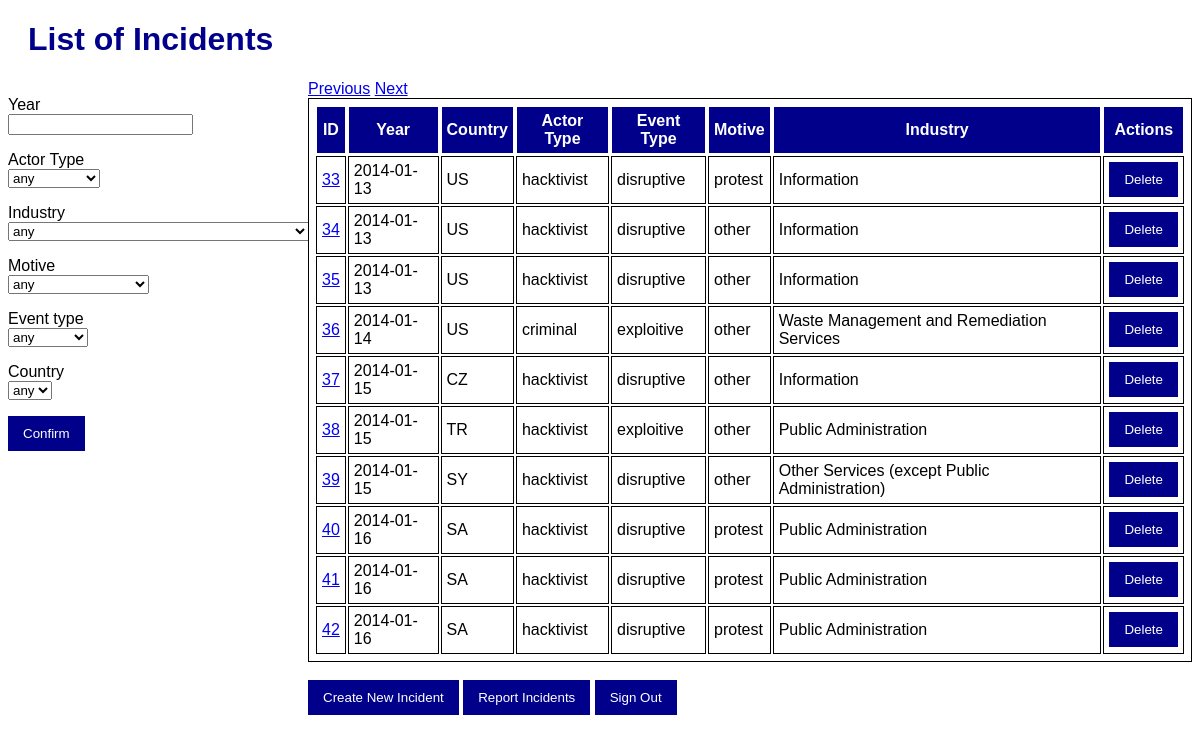
Screenshot of /incidents/search_list?page=4 with the database file from the repository.
### app/models.py (models this page shows, shortened)
class Incident(db.Model):
    __tablename__ = 'incidents'
    id = db.Column(db.Integer, primary_key=True)
    date = db.Column(db.Date, nullable=False)
    actor = db.Column(db.String, nullable=False)
    actor_type_code = db.Column(db.Integer, db.ForeignKey('actor_types.code'))
    actor_type = db.relationship('ActorType', backref='incidents', foreign_keys=[actor_type_code])
    organization = db.Column(db.String, nullable=False)
    industry_code = db.Column(db.Integer, db.ForeignKey('industries.code'))
    industry = db.relationship('Industry', backref='incidents', foreign_keys=[industry_code])
    motive_code = db.Column(db.Integer, db.ForeignKey('motives.code'))
    motive = db.relationship('Motive', backref='incidents', foreign_keys=[motive_code])
    event_type_code = db.Column(db.Integer, db.ForeignKey('event_types.code'))
    event_type = db.relationship('EventType', backref='incidents', foreign_keys=[event_type_code])
    description = db.Column(db.String, nullable=False)
    source_url = db.Column(db.String, nullable=False)
    country_code = db.Column(db.String, db.ForeignKey('countries.code'))
    country = db.relationship('Country', backref='incidents', foreign_keys=[country_code])
    actor_country = db.Column(db.String, nullable=False)

class ActorType(db.Model):
    __tablename__ = 'actor_types'
    code = db.Column(db.Integer, primary_key=True)
    description = db.Column(db.String, nullable=False)

class EventType(db.Model):
    __tablename__ = 'event_types'
    code = db.Column(db.Integer, primary_key=True)
    description = db.Column(db.String, nullable=False)

class Motive(db.Model):
    __tablename__ = 'motives'
    code = db.Column(db.Integer, primary_key=True)
    description = db.Column(db.String, nullable=False)

class Industry(db.Model):
    __tablename__ = 'industries'
    code = db.Column(db.Integer, primary_key=True)
    description = db.Column(db.String, nullable=False)

### app/routes.py (the view)
@login_required
@app.route('/incidents/search_list', methods=['GET', 'POST'])
def search_list_incidents():
    form = IncidentSearchForm()
    filters = []
    page = request.args.get('page', default=1, type=int)
    year = request.args.get('year', None)
    country = request.args.get('country', None)
    actor = request.args.get('actor', None)
    event = request.args.get('event', None)
    motive = request.args.get('motive', None)
    industry = request.args.get('industry', None)
    page_size = 10
    if form.validate_on_submit():
        page = 1
        filters = []
        if form.year.data:
            year = form.year.data
            filters.append(Incident.date <= str(year) + "01-01")
            filters.append(Incident.date >= str(year - 1) + "01-01")
        if form.actorType.data != "0":
            actor = form.actorType.data
            filters.append(Incident.actor_type_code == form.actorType.data)
        if form.industry.data != "0":
            industry = form.industry.data
            filters.append(Incident.industry_code == form.industry.data)
        if form.motive.data != "0":
            motive = form.motive.data
            filters.append(Incident.motive_code == form.motive.data)
        if form.eventType.data != "0":
            filters.append(Incident.event_type_code == form.eventType.data)
        if form.countries.data != "NV":
            filters.append(Incident.country_code == form.countries.data)
    else:
        if year:
            filters.append(Incident.date <= str(int(year)) + "01-01")
            filters.append(Incident.date >= str(int(year) - 1) + "01-01")
        if country and country != "NV":
            filters.append(Incident.country_code == country)
        if actor and actor != "0":
            filters.append(Incident.actor_type_code == actor)
        if event and event != "0":
            filters.append(Incident.event_type_code == event)
        if motive and motive != "0":
            filters.append(Incident.motive_code == motive)
        if industry and industry != "0":
            filters.append(Incident.industry_code == industry)
    incidents = Incident.query.filter(and_(*filters)).paginate(page=page, per_page=page_size, error_out=False)
    return render_template(
        'search_list_incidents.html',
        incidents=incidents,
        year=year,
        country=country,
        actor=actor,
        event=event,
        motive=motive,
        industry=industry,
        page=page,
        form = IncidentSearchForm()
    )

### templates/search_list_incidents.html (shortened to what this page needs)
{% extends 'base.html' %}
{% block main %}
<h1>List of Incidents</h1>
<div id="main">
    <div id="search">
      <form action="" method="POST" novalidate>
        <p>
          {{ form.year.label }} <br />
          {{ form.year }}
        </p>
        <p>
          {{ form.actorType.label }} <br />
          {{ form.actorType }}
        </p>
        <p>
          {{ form.industry.label }} <br />
          {{ form.industry }}
        </p>
        <p>
          {{ form.motive.label }} <br />
          {{ form.motive }}
        </p>
        <p>
          {{ form.eventType.label }} <br />
          {{ form.eventType }}
        </p>
        <p>
          {{ form.countries.label }} <br />
          {{ form.countries }}
        </p>
        <p>{{ form.submit() }}</p>
      </form>
    </div>
<div id="list">
  <a href="{{ url_for('search_list_incidents', page=incidents.prev_num, year=year, country=country, actor=actor, event=event, motive=motive, industry=industry) }}" {% if not incidents.has_prev %}class="disabled"{% endif %}>Previous</a>
  <a href="{{ url_for('search_list_incidents', page=incidents.next_num, year=year, country=country, actor=actor, event=event, motive=motive, industry=industry) }}" {% if not incidents.has_next %}class="disabled"{% endif %}>Next</a>
<br>
  <table>
    <tr>
      <th>ID</th>
      <th>Year</th>
      <th>Country</th>
      <th>Actor Type</th>
      <th>Event Type</th>
      <th>Motive</th>
      <th>Industry</th>
      <th>Actions</th>
    </tr>
    {% for incident in incidents %}
    <tr>
      <td>
        <a href="{{ url_for('update_incident', id=incident.id) }}"
          >{{ incident.id }}</a
        >
      </td>
      <td>{{ incident.date }}</td>
      <td>{{ incident.country_code }}</td>
      <td>{{ incident.actor_type.description }}</td>
      <td>{{ incident.event_type.description }}</td>
      <td>{{ incident.motive.description }}</td>
      <td>{{ incident.industry.description }}</td>
      <td>
        <form
          action="{{ url_for('delete_incident', id=incident.id) }}"
          method="POST"
          style="display: inline"
        >
          <input
            type="submit"
            value="Delete"
            onclick="return confirm('Are you sure you want to delete this incident?');"
          />
        </form>
      </td>
    </tr>
    {% endfor %}
  </table>
  <br />
  <form
    action="{{ url_for('create_incident') }}"
    method="POST"
    style="display: inline"
  >
    <input type="submit" value="Create New Incident" />
  </form>
  <form
    action="{{ url_for('report_incidents') }}"
    method="POST"
    style="display: inline"
  >
    <input type="submit" value="Report Incidents" />
  </form>
  <form action="{{ url_for('signout') }}" method="POST" style="display: inline">
    <input type="submit" value="Sign Out" />
  </form>
</div>
</div>
{% endblock %}

### static/style.css (style rules this page uses)
body { font-family: Arial, Helvetica, sans-serif; font-size: medium; }
h1 { color: darkblue; margin-left: 20px; }
table, th, td { border: 1px solid; padding: 5px; }
th { background-color: darkblue; color: white; }
input[type=submit], .button { background-color: darkblue; color: white; padding: 10px 15px; border: none; cursor: pointer; }
#main { display: flex; }
#search { width: 300px; }
#list { flex: 1; }

### rows the page displays
Incident: id "33", date "2014-01-13", country_code "US", actor_type.description "hacktivist", event_type.description "disruptive", motive.description "protest", industry.description "Information"
Incident: id "34", date "2014-01-13", country_code "US", actor_type.description "hacktivist", event_type.description "disruptive", motive.description "other", industry.description "Information"
Incident: id "35", date "2014-01-13", country_code "US", actor_type.description "hacktivist", event_type.description "disruptive", motive.description "other", industry.description "Information"
Incident: id "36", date "2014-01-14", country_code "US", actor_type.description "criminal", event_type.description "exploitive", motive.description "other", industry.description "Waste Management and Remediation Services"
Incident: id "37", date "2014-01-15", country_code "CZ", actor_type.description "hacktivist", event_type.description "disruptive", motive.description "other", industry.description "Information"
Incident: id "38", date "2014-01-15", country_code "TR", actor_type.description "hacktivist", event_type.description "exploitive", motive.description "other", industry.description "Public Administration"
Incident: id "39", date "2014-01-15", country_code "SY", actor_type.description "hacktivist", event_type.description "disruptive", motive.description "other", industry.description "Other Services (except Public Administration)"
Incident: id "40", date "2014-01-16", country_code "SA", actor_type.description "hacktivist", event_type.description "disruptive", motive.description "protest", industry.description "Public Administration"
Incident: id "41", date "2014-01-16", country_code "SA", actor_type.description "hacktivist", event_type.description "disruptive", motive.description "protest", industry.description "Public Administration"
Incident: id "42", date "2014-01-16", country_code "SA", actor_type.description "hacktivist", event_type.description "disruptive", motive.description "protest", industry.description "Public Administration"
